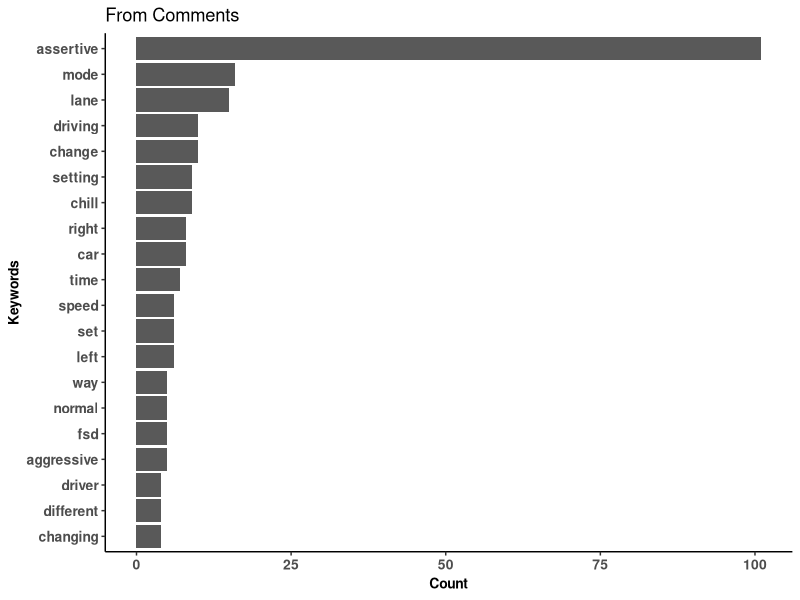
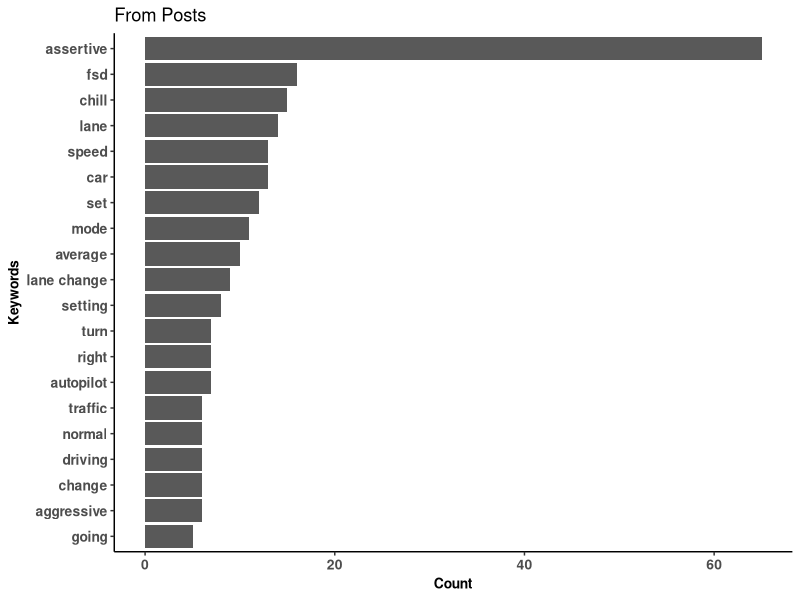
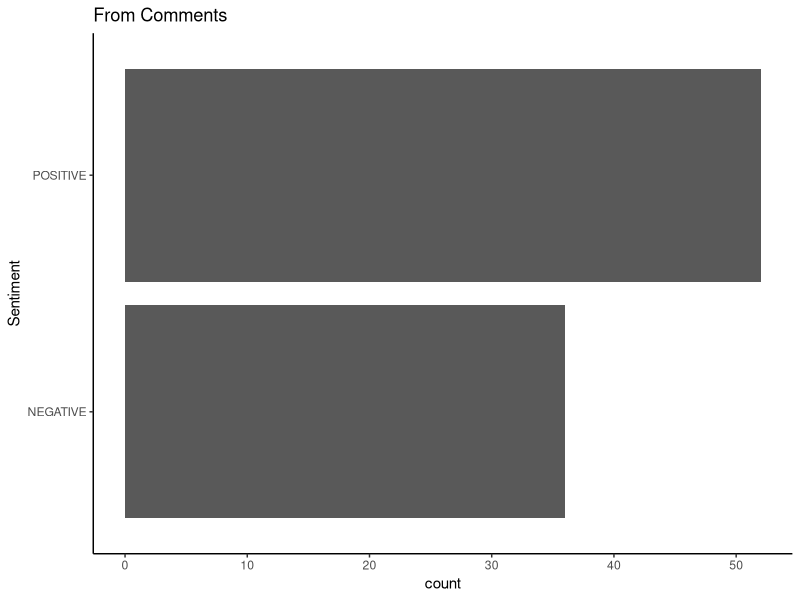
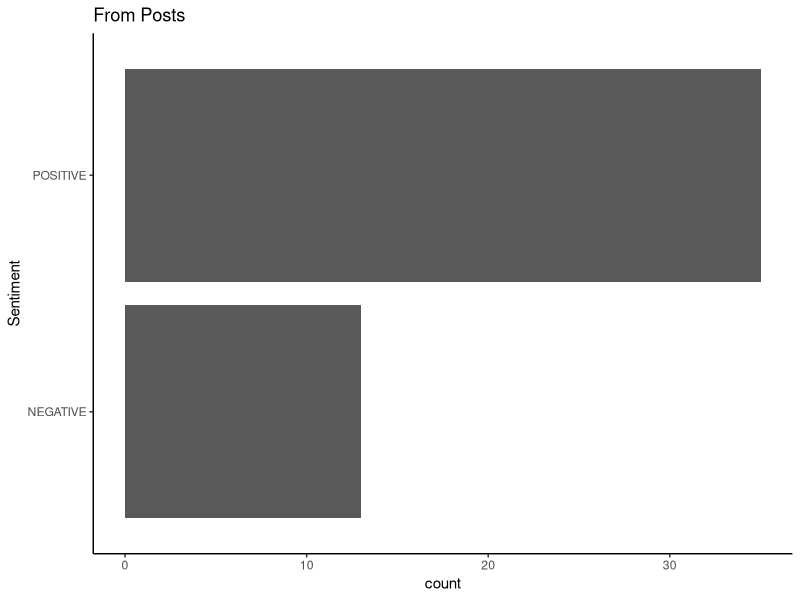

Here is the R script that generated these plots, in order:
rm(list = ls())

library(tidyverse)

n <- 20

wc <- read_csv("Comments_WC.csv")
wc |>
  arrange(desc(freq), word) -> wc

wc <- wc[1:n,]

ggplot(wc, aes( x=freq, y = reorder(word, (freq)))) +
  geom_bar(stat="identity") +
  theme_classic() +
  xlab("Count") +
  ylab("Keywords") + 
  ggtitle("From Comments") +
  theme(axis.title = element_text(face="bold", size=10), axis.text = element_text(face="bold", size=10))

wc <- read_csv("Post_WC.csv")
wc |>
  arrange(desc(freq), word) -> wc

wc <- wc[1:n,]
ggplot(wc, aes( x=freq, y = reorder(word, (freq)))) +
  geom_bar(stat="identity") +
  theme_classic() +
  xlab("Count") +
  ylab("Keywords") + 
  ggtitle("From Posts") +
  theme(axis.title = element_text(face="bold", size=10), axis.text = element_text(face="bold", size=10))

x <- read_csv("Comments_Assertive.csv")
sentiment_comments <- read_csv("Comments_Assertive.csv") |>
  group_by(comment_id) |>
  mutate(score = ifelse(label == "POSITIVE", score, -score)) |>
  summarize(score = sum(score)) |>
  mutate(Sentiment = ifelse(score < 0, "NEGATIVE", "POSITIVE")) |>
  group_by(Sentiment) |>
  summarize( count = n())

ggplot(sentiment_comments, aes( x=count, y = Sentiment )) +
  geom_bar(stat="identity") +
  theme_classic() +
  ggtitle("From Comments")

sentiment_post <- read_csv("Posts_Assertive.csv") |>
  group_by(id) |>
  mutate(score = ifelse(label == "POSITIVE", score, -score)) |>
  summarize(score = sum(score)) |>
  mutate(Sentiment = ifelse(score < 0, "NEGATIVE", "POSITIVE")) |>
  group_by(Sentiment) |>
  summarize( count = n() )

ggplot(sentiment_post, aes( x = count, y = Sentiment )) +
  geom_bar(stat="identity") +
  theme_classic() +
  ggtitle("From Posts")
  